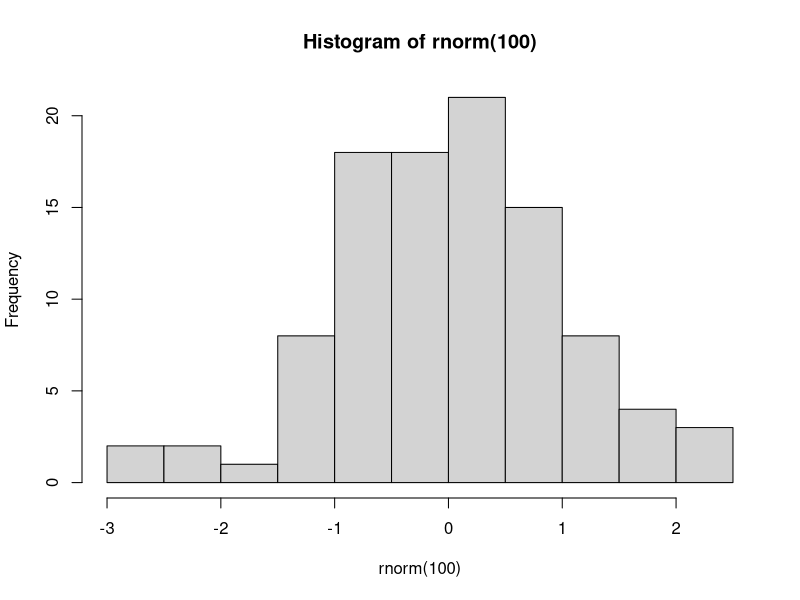
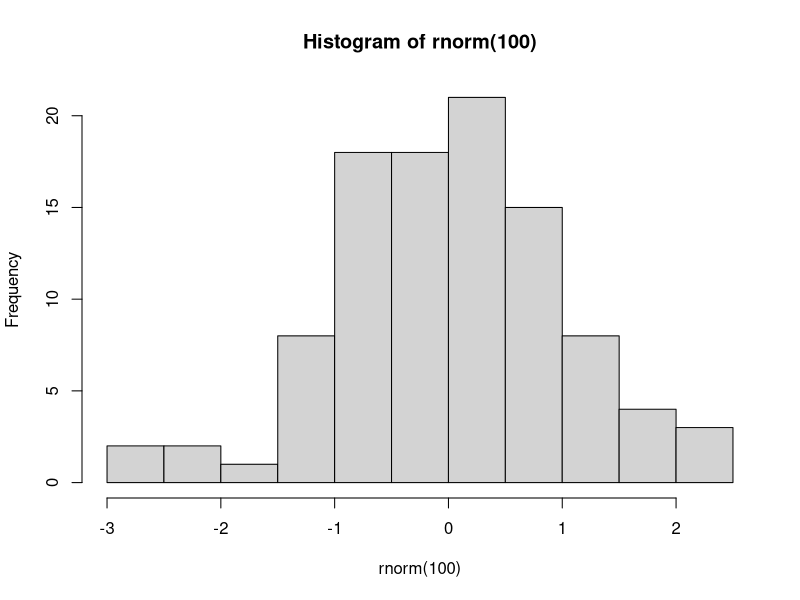

Write R code to recreate these figures, in order.
## ---- chunk 1
library(ggplot2)
## ---- chunk 2
plot(hist(rnorm(100)))
